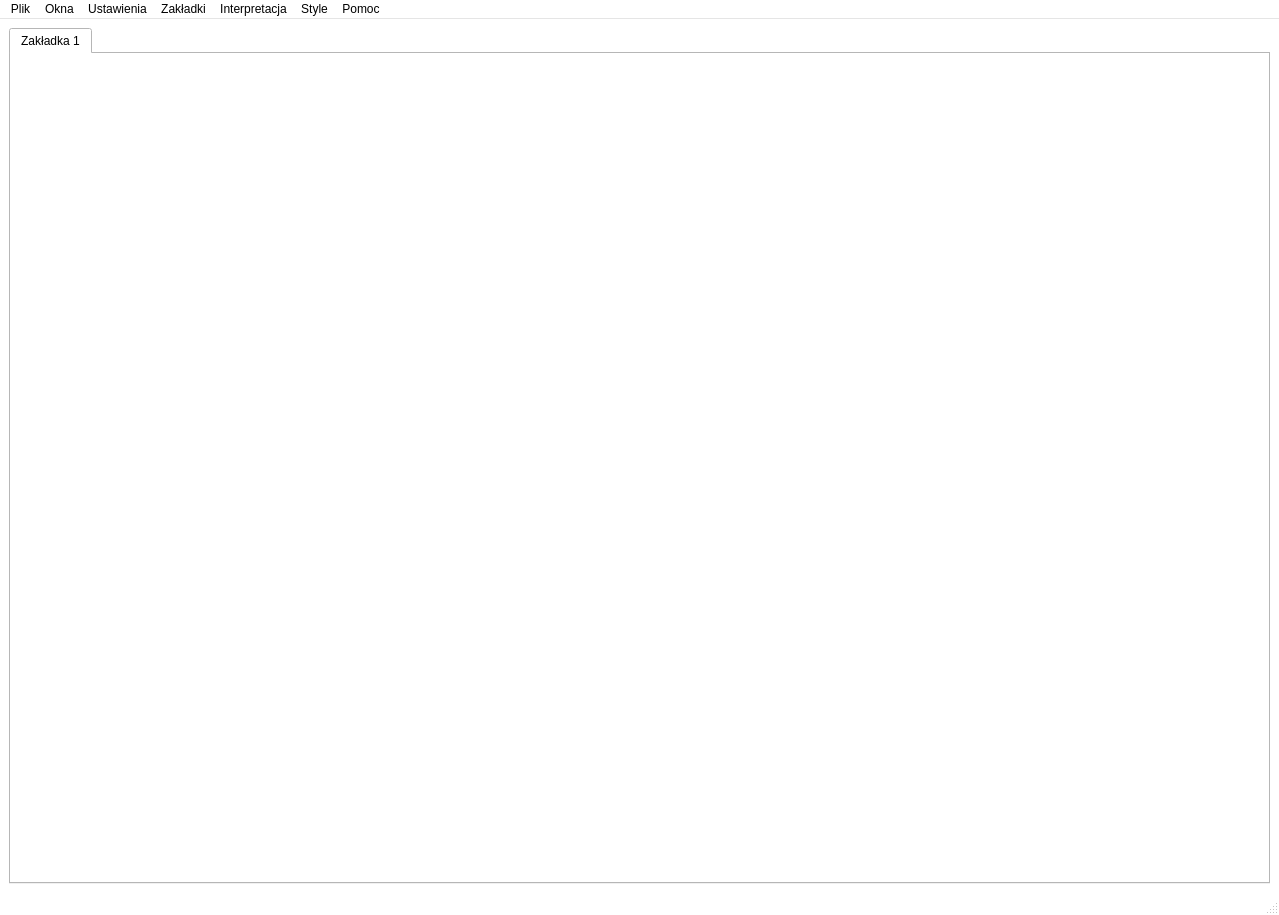
<?xml version="1.0" encoding="UTF-8"?>
<ui version="4.0">
 <class>MainWindow</class>
 <widget class="QMainWindow" name="MainWindow">
  <property name="geometry">
   <rect>
    <x>0</x>
    <y>0</y>
    <width>1279</width>
    <height>915</height>
   </rect>
  </property>
  <property name="sizePolicy">
   <sizepolicy hsizetype="Preferred" vsizetype="Preferred">
    <horstretch>0</horstretch>
    <verstretch>0</verstretch>
   </sizepolicy>
  </property>
  <property name="palette">
   <palette>
    <active>
     <colorrole role="WindowText">
      <brush brushstyle="SolidPattern">
       <color alpha="255">
        <red>0</red>
        <green>0</green>
        <blue>0</blue>
       </color>
      </brush>
     </colorrole>
     <colorrole role="Button">
      <brush brushstyle="SolidPattern">
       <color alpha="255">
        <red>255</red>
        <green>255</green>
        <blue>255</blue>
       </color>
      </brush>
     </colorrole>
     <colorrole role="Light">
      <brush brushstyle="SolidPattern">
       <color alpha="255">
        <red>255</red>
        <green>255</green>
        <blue>255</blue>
       </color>
      </brush>
     </colorrole>
     <colorrole role="Midlight">
      <brush brushstyle="SolidPattern">
       <color alpha="255">
        <red>255</red>
        <green>255</green>
        <blue>255</blue>
       </color>
      </brush>
     </colorrole>
     <colorrole role="Dark">
      <brush brushstyle="SolidPattern">
       <color alpha="255">
        <red>127</red>
        <green>127</green>
        <blue>127</blue>
       </color>
      </brush>
     </colorrole>
     <colorrole role="Mid">
      <brush brushstyle="SolidPattern">
       <color alpha="255">
        <red>170</red>
        <green>170</green>
        <blue>170</blue>
       </color>
      </brush>
     </colorrole>
     <colorrole role="Text">
      <brush brushstyle="SolidPattern">
       <color alpha="255">
        <red>0</red>
        <green>0</green>
        <blue>0</blue>
       </color>
      </brush>
     </colorrole>
     <colorrole role="BrightText">
      <brush brushstyle="SolidPattern">
       <color alpha="255">
        <red>255</red>
        <green>255</green>
        <blue>255</blue>
       </color>
      </brush>
     </colorrole>
     <colorrole role="ButtonText">
      <brush brushstyle="SolidPattern">
       <color alpha="255">
        <red>0</red>
        <green>0</green>
        <blue>0</blue>
       </color>
      </brush>
     </colorrole>
     <colorrole role="Base">
      <brush brushstyle="SolidPattern">
       <color alpha="255">
        <red>255</red>
        <green>255</green>
        <blue>255</blue>
       </color>
      </brush>
     </colorrole>
     <colorrole role="Window">
      <brush brushstyle="SolidPattern">
       <color alpha="255">
        <red>255</red>
        <green>255</green>
        <blue>255</blue>
       </color>
      </brush>
     </colorrole>
     <colorrole role="Shadow">
      <brush brushstyle="SolidPattern">
       <color alpha="255">
        <red>0</red>
        <green>0</green>
        <blue>0</blue>
       </color>
      </brush>
     </colorrole>
     <colorrole role="AlternateBase">
      <brush brushstyle="SolidPattern">
       <color alpha="255">
        <red>255</red>
        <green>255</green>
        <blue>255</blue>
       </color>
      </brush>
     </colorrole>
     <colorrole role="ToolTipBase">
      <brush brushstyle="SolidPattern">
       <color alpha="255">
        <red>255</red>
        <green>255</green>
        <blue>220</blue>
       </color>
      </brush>
     </colorrole>
     <colorrole role="ToolTipText">
      <brush brushstyle="SolidPattern">
       <color alpha="255">
        <red>0</red>
        <green>0</green>
        <blue>0</blue>
       </color>
      </brush>
     </colorrole>
    </active>
    <inactive>
     <colorrole role="WindowText">
      <brush brushstyle="SolidPattern">
       <color alpha="255">
        <red>0</red>
        <green>0</green>
        <blue>0</blue>
       </color>
      </brush>
     </colorrole>
     <colorrole role="Button">
      <brush brushstyle="SolidPattern">
       <color alpha="255">
        <red>255</red>
        <green>255</green>
        <blue>255</blue>
       </color>
      </brush>
     </colorrole>
     <colorrole role="Light">
      <brush brushstyle="SolidPattern">
       <color alpha="255">
        <red>255</red>
        <green>255</green>
        <blue>255</blue>
       </color>
      </brush>
     </colorrole>
     <colorrole role="Midlight">
      <brush brushstyle="SolidPattern">
       <color alpha="255">
        <red>255</red>
        <green>255</green>
        <blue>255</blue>
       </color>
      </brush>
     </colorrole>
     <colorrole role="Dark">
      <brush brushstyle="SolidPattern">
       <color alpha="255">
        <red>127</red>
        <green>127</green>
        <blue>127</blue>
       </color>
      </brush>
     </colorrole>
     <colorrole role="Mid">
      <brush brushstyle="SolidPattern">
       <color alpha="255">
        <red>170</red>
        <green>170</green>
        <blue>170</blue>
       </color>
      </brush>
     </colorrole>
     <colorrole role="Text">
      <brush brushstyle="SolidPattern">
       <color alpha="255">
        <red>0</red>
        <green>0</green>
        <blue>0</blue>
       </color>
      </brush>
     </colorrole>
     <colorrole role="BrightText">
      <brush brushstyle="SolidPattern">
       <color alpha="255">
        <red>255</red>
        <green>255</green>
        <blue>255</blue>
       </color>
      </brush>
     </colorrole>
     <colorrole role="ButtonText">
      <brush brushstyle="SolidPattern">
       <color alpha="255">
        <red>0</red>
        <green>0</green>
        <blue>0</blue>
       </color>
      </brush>
     </colorrole>
     <colorrole role="Base">
      <brush brushstyle="SolidPattern">
       <color alpha="255">
        <red>255</red>
        <green>255</green>
        <blue>255</blue>
       </color>
      </brush>
     </colorrole>
     <colorrole role="Window">
      <brush brushstyle="SolidPattern">
       <color alpha="255">
        <red>255</red>
        <green>255</green>
        <blue>255</blue>
       </color>
      </brush>
     </colorrole>
     <colorrole role="Shadow">
      <brush brushstyle="SolidPattern">
       <color alpha="255">
        <red>0</red>
        <green>0</green>
        <blue>0</blue>
       </color>
      </brush>
     </colorrole>
     <colorrole role="AlternateBase">
      <brush brushstyle="SolidPattern">
       <color alpha="255">
        <red>255</red>
        <green>255</green>
        <blue>255</blue>
       </color>
      </brush>
     </colorrole>
     <colorrole role="ToolTipBase">
      <brush brushstyle="SolidPattern">
       <color alpha="255">
        <red>255</red>
        <green>255</green>
        <blue>220</blue>
       </color>
      </brush>
     </colorrole>
     <colorrole role="ToolTipText">
      <brush brushstyle="SolidPattern">
       <color alpha="255">
        <red>0</red>
        <green>0</green>
        <blue>0</blue>
       </color>
      </brush>
     </colorrole>
    </inactive>
    <disabled>
     <colorrole role="WindowText">
      <brush brushstyle="SolidPattern">
       <color alpha="255">
        <red>127</red>
        <green>127</green>
        <blue>127</blue>
       </color>
      </brush>
     </colorrole>
     <colorrole role="Button">
      <brush brushstyle="SolidPattern">
       <color alpha="255">
        <red>255</red>
        <green>255</green>
        <blue>255</blue>
       </color>
      </brush>
     </colorrole>
     <colorrole role="Light">
      <brush brushstyle="SolidPattern">
       <color alpha="255">
        <red>255</red>
        <green>255</green>
        <blue>255</blue>
       </color>
      </brush>
     </colorrole>
     <colorrole role="Midlight">
      <brush brushstyle="SolidPattern">
       <color alpha="255">
        <red>255</red>
        <green>255</green>
        <blue>255</blue>
       </color>
      </brush>
     </colorrole>
     <colorrole role="Dark">
      <brush brushstyle="SolidPattern">
       <color alpha="255">
        <red>127</red>
        <green>127</green>
        <blue>127</blue>
       </color>
      </brush>
     </colorrole>
     <colorrole role="Mid">
      <brush brushstyle="SolidPattern">
       <color alpha="255">
        <red>170</red>
        <green>170</green>
        <blue>170</blue>
       </color>
      </brush>
     </colorrole>
     <colorrole role="Text">
      <brush brushstyle="SolidPattern">
       <color alpha="255">
        <red>127</red>
        <green>127</green>
        <blue>127</blue>
       </color>
      </brush>
     </colorrole>
     <colorrole role="BrightText">
      <brush brushstyle="SolidPattern">
       <color alpha="255">
        <red>255</red>
        <green>255</green>
        <blue>255</blue>
       </color>
      </brush>
     </colorrole>
     <colorrole role="ButtonText">
      <brush brushstyle="SolidPattern">
       <color alpha="255">
        <red>127</red>
        <green>127</green>
        <blue>127</blue>
       </color>
      </brush>
     </colorrole>
     <colorrole role="Base">
      <brush brushstyle="SolidPattern">
       <color alpha="255">
        <red>255</red>
        <green>255</green>
        <blue>255</blue>
       </color>
      </brush>
     </colorrole>
     <colorrole role="Window">
      <brush brushstyle="SolidPattern">
       <color alpha="255">
        <red>255</red>
        <green>255</green>
        <blue>255</blue>
       </color>
      </brush>
     </colorrole>
     <colorrole role="Shadow">
      <brush brushstyle="SolidPattern">
       <color alpha="255">
        <red>0</red>
        <green>0</green>
        <blue>0</blue>
       </color>
      </brush>
     </colorrole>
     <colorrole role="AlternateBase">
      <brush brushstyle="SolidPattern">
       <color alpha="255">
        <red>255</red>
        <green>255</green>
        <blue>255</blue>
       </color>
      </brush>
     </colorrole>
     <colorrole role="ToolTipBase">
      <brush brushstyle="SolidPattern">
       <color alpha="255">
        <red>255</red>
        <green>255</green>
        <blue>220</blue>
       </color>
      </brush>
     </colorrole>
     <colorrole role="ToolTipText">
      <brush brushstyle="SolidPattern">
       <color alpha="255">
        <red>0</red>
        <green>0</green>
        <blue>0</blue>
       </color>
      </brush>
     </colorrole>
    </disabled>
   </palette>
  </property>
  <property name="contextMenuPolicy">
   <enum>Qt::NoContextMenu</enum>
  </property>
  <property name="windowTitle">
   <string>Asystent NPR</string>
  </property>
  <property name="windowIcon">
   <iconset resource="draggableicons.qrc">
    <normaloff>:/images/thermometer-48x48.png</normaloff>:/images/thermometer-48x48.png</iconset>
  </property>
  <property name="iconSize">
   <size>
    <width>48</width>
    <height>48</height>
   </size>
  </property>
  <property name="unifiedTitleAndToolBarOnMac">
   <bool>false</bool>
  </property>
  <widget class="QWidget" name="centralwidget">
   <property name="sizePolicy">
    <sizepolicy hsizetype="Preferred" vsizetype="Preferred">
     <horstretch>0</horstretch>
     <verstretch>0</verstretch>
    </sizepolicy>
   </property>
   <layout class="QHBoxLayout" name="horizontalLayout_2">
    <item>
     <widget class="QTabWidget" name="tabWidget">
      <property name="tabPosition">
       <enum>QTabWidget::North</enum>
      </property>
      <property name="tabShape">
       <enum>QTabWidget::Rounded</enum>
      </property>
      <property name="currentIndex">
       <number>0</number>
      </property>
      <property name="usesScrollButtons">
       <bool>false</bool>
      </property>
      <widget class="QWidget" name="pageTab1">
       <attribute name="title">
        <string>Zakładka 1</string>
       </attribute>
      </widget>
     </widget>
    </item>
   </layout>
  </widget>
  <widget class="QMenuBar" name="menubar">
   <property name="geometry">
    <rect>
     <x>0</x>
     <y>0</y>
     <width>1279</width>
     <height>22</height>
    </rect>
   </property>
   <widget class="QMenu" name="menuWindows">
    <property name="title">
     <string>Okna</string>
    </property>
    <addaction name="actionTemperature"/>
    <addaction name="actionMucus"/>
    <addaction name="actionFeeling"/>
    <addaction name="actionObservationCervix"/>
    <addaction name="actionRemnant"/>
    <addaction name="separator"/>
    <addaction name="actionAbout"/>
   </widget>
   <widget class="QMenu" name="menuSettings">
    <property name="title">
     <string>Ustawienia</string>
    </property>
    <widget class="QMenu" name="menuLanguage">
     <property name="title">
      <string>Język</string>
     </property>
     <addaction name="actionPolishLanguage"/>
     <addaction name="actionEnglishLanguage"/>
    </widget>
    <addaction name="menuLanguage"/>
    <addaction name="separator"/>
    <addaction name="actionZoomIn"/>
    <addaction name="actionZoomOut"/>
   </widget>
   <widget class="QMenu" name="menuFile">
    <property name="title">
     <string>Plik</string>
    </property>
    <addaction name="actionLoad"/>
    <addaction name="actionSave"/>
    <addaction name="actionSaveAs"/>
    <addaction name="separator"/>
    <addaction name="actionPageSetting"/>
    <addaction name="separator"/>
    <addaction name="actionAutoScale"/>
    <addaction name="separator"/>
    <addaction name="actionPrintPreview"/>
    <addaction name="actionPrintPreviews"/>
    <addaction name="separator"/>
    <addaction name="actionPrintToPDF"/>
    <addaction name="actionPrintAllToPDF"/>
    <addaction name="separator"/>
    <addaction name="actionPrint"/>
   </widget>
   <widget class="QMenu" name="menuTabPages">
    <property name="title">
     <string>Zakładki</string>
    </property>
    <addaction name="actionCleanTabPage"/>
    <addaction name="separator"/>
    <addaction name="actionAddPageTab"/>
    <addaction name="actionClosePageTab"/>
   </widget>
   <widget class="QMenu" name="menuInterpretation">
    <property name="title">
     <string>Interpretacja</string>
    </property>
    <widget class="QMenu" name="menuFerlityOfPeriod">
     <property name="contextMenuPolicy">
      <enum>Qt::ActionsContextMenu</enum>
     </property>
     <property name="title">
      <string>Okres płodności</string>
     </property>
     <addaction name="actionPresenceOfMucus"/>
     <addaction name="actionPresenceOfMucusByFiveDays"/>
    </widget>
    <addaction name="actionInterpretationGraph"/>
    <addaction name="actionCleanGraph"/>
    <addaction name="separator"/>
    <addaction name="menuFerlityOfPeriod"/>
    <addaction name="separator"/>
    <addaction name="actionAutointerpretation"/>
   </widget>
   <widget class="QMenu" name="menuHelp">
    <property name="title">
     <string>Pomoc</string>
    </property>
    <addaction name="actionHelp"/>
   </widget>
   <widget class="QMenu" name="menuStyle">
    <property name="title">
     <string>Style</string>
    </property>
    <addaction name="actionWindowsNormalStyle"/>
    <addaction name="actionWindowsXPStyle"/>
    <addaction name="actionWindowsVistaStyle"/>
    <addaction name="actionCleanlooksStyle"/>
    <addaction name="actionMacStyle"/>
    <addaction name="actionPlastiqueStyle"/>
   </widget>
   <addaction name="menuFile"/>
   <addaction name="menuWindows"/>
   <addaction name="menuSettings"/>
   <addaction name="menuTabPages"/>
   <addaction name="menuInterpretation"/>
   <addaction name="menuStyle"/>
   <addaction name="menuHelp"/>
  </widget>
  <widget class="QStatusBar" name="statusbar"/>
  <action name="actionMucus">
   <property name="checkable">
    <bool>true</bool>
   </property>
   <property name="checked">
    <bool>false</bool>
   </property>
   <property name="text">
    <string>Rodzaj śluzu</string>
   </property>
   <property name="shortcut">
    <string>Ctrl+R</string>
   </property>
  </action>
  <action name="actionFeeling">
   <property name="checkable">
    <bool>true</bool>
   </property>
   <property name="checked">
    <bool>false</bool>
   </property>
   <property name="text">
    <string>Odczucie nawilżenia przedsionka pochwy</string>
   </property>
   <property name="shortcut">
    <string>Ctrl+N</string>
   </property>
  </action>
  <action name="actionRemnant">
   <property name="checkable">
    <bool>true</bool>
   </property>
   <property name="checked">
    <bool>false</bool>
   </property>
   <property name="text">
    <string>Pozostałe oznaczenia</string>
   </property>
   <property name="shortcut">
    <string>Ctrl+O</string>
   </property>
  </action>
  <action name="actionZoomIn">
   <property name="enabled">
    <bool>true</bool>
   </property>
   <property name="text">
    <string>Powiększ</string>
   </property>
   <property name="shortcut">
    <string>Ctrl++</string>
   </property>
  </action>
  <action name="actionZoomOut">
   <property name="enabled">
    <bool>false</bool>
   </property>
   <property name="text">
    <string>Zmniejsz</string>
   </property>
   <property name="shortcut">
    <string>Ctrl+-</string>
   </property>
  </action>
  <action name="actionLoad">
   <property name="text">
    <string>Wczytaj</string>
   </property>
   <property name="shortcut">
    <string>Ctrl+L</string>
   </property>
  </action>
  <action name="actionSave">
   <property name="text">
    <string>Zapisz</string>
   </property>
   <property name="shortcut">
    <string>Ctrl+S</string>
   </property>
  </action>
  <action name="actionPrint">
   <property name="text">
    <string>Drukuj</string>
   </property>
   <property name="shortcut">
    <string>Ctrl+D</string>
   </property>
  </action>
  <action name="actionPrintToPDF">
   <property name="text">
    <string>Drukuj do PDF</string>
   </property>
   <property name="shortcut">
    <string>Ctrl+E</string>
   </property>
  </action>
  <action name="actionAutoScale">
   <property name="checkable">
    <bool>true</bool>
   </property>
   <property name="checked">
    <bool>true</bool>
   </property>
   <property name="text">
    <string>Autoskalowanie</string>
   </property>
   <property name="shortcut">
    <string>Ctrl+A</string>
   </property>
  </action>
  <action name="actionPrintPreview">
   <property name="text">
    <string>Podgląd wydruku</string>
   </property>
   <property name="shortcut">
    <string>Ctrl+P</string>
   </property>
  </action>
  <action name="actionPageSetting">
   <property name="text">
    <string>Ustawienia strony</string>
   </property>
   <property name="shortcut">
    <string>Ctrl+U</string>
   </property>
  </action>
  <action name="actionAddPageTab">
   <property name="text">
    <string>Dodaj</string>
   </property>
   <property name="shortcut">
    <string>Ctrl+Z</string>
   </property>
  </action>
  <action name="actionClosePageTab">
   <property name="text">
    <string>Zamknij</string>
   </property>
   <property name="shortcut">
    <string>Ctrl+W</string>
   </property>
  </action>
  <action name="actionPrintPreviews">
   <property name="text">
    <string>Podgląd wydruków</string>
   </property>
  </action>
  <action name="actionPrintAllToPDF">
   <property name="text">
    <string>Drukuj wszystkie do PDF</string>
   </property>
  </action>
  <action name="actionInterpretationGraph">
   <property name="text">
    <string>Interpretuj wykres</string>
   </property>
   <property name="shortcut">
    <string>Ctrl+I</string>
   </property>
  </action>
  <action name="actionCleanGraph">
   <property name="text">
    <string>Wyczyść wykres</string>
   </property>
   <property name="shortcut">
    <string>Ctrl+C</string>
   </property>
  </action>
  <action name="actionAutointerpretation">
   <property name="checkable">
    <bool>true</bool>
   </property>
   <property name="checked">
    <bool>false</bool>
   </property>
   <property name="enabled">
    <bool>true</bool>
   </property>
   <property name="text">
    <string>Autointerpretacja</string>
   </property>
  </action>
  <action name="actionPresenceOfMucus">
   <property name="checkable">
    <bool>true</bool>
   </property>
   <property name="text">
    <string>Obecność śluzu</string>
   </property>
  </action>
  <action name="actionPresenceOfMucusByFiveDays">
   <property name="checkable">
    <bool>true</bool>
   </property>
   <property name="checked">
    <bool>true</bool>
   </property>
   <property name="text">
    <string>Obecność śluzu przez 5 dni</string>
   </property>
  </action>
  <action name="actionObservationCervix">
   <property name="checkable">
    <bool>true</bool>
   </property>
   <property name="text">
    <string>Obserwacja szyjki macicy</string>
   </property>
   <property name="shortcut">
    <string>Ctrl+B</string>
   </property>
  </action>
  <action name="actionCleanTabPage">
   <property name="text">
    <string>Wyczyść</string>
   </property>
  </action>
  <action name="actionAbout">
   <property name="text">
    <string>O programie...</string>
   </property>
  </action>
  <action name="actionHelp">
   <property name="enabled">
    <bool>true</bool>
   </property>
   <property name="text">
    <string>Pomoc</string>
   </property>
   <property name="shortcut">
    <string>F1</string>
   </property>
  </action>
  <action name="actionPolishLanguage">
   <property name="checkable">
    <bool>true</bool>
   </property>
   <property name="enabled">
    <bool>true</bool>
   </property>
   <property name="text">
    <string>Polski</string>
   </property>
  </action>
  <action name="actionEnglishLanguage">
   <property name="checkable">
    <bool>true</bool>
   </property>
   <property name="enabled">
    <bool>true</bool>
   </property>
   <property name="text">
    <string>Angielski</string>
   </property>
  </action>
  <action name="actionWindowsStyle">
   <property name="text">
    <string>Windows</string>
   </property>
  </action>
  <action name="actionWindowsVistaStyle">
   <property name="checkable">
    <bool>true</bool>
   </property>
   <property name="enabled">
    <bool>true</bool>
   </property>
   <property name="text">
    <string>Windows Vista</string>
   </property>
  </action>
  <action name="actionWindowsXPStyle">
   <property name="checkable">
    <bool>true</bool>
   </property>
   <property name="enabled">
    <bool>true</bool>
   </property>
   <property name="text">
    <string>Windows XP</string>
   </property>
  </action>
  <action name="actionCDEStyle">
   <property name="text">
    <string>CDE</string>
   </property>
  </action>
  <action name="actionCleanlooksStyle">
   <property name="checkable">
    <bool>true</bool>
   </property>
   <property name="text">
    <string>Cleanlooks</string>
   </property>
  </action>
  <action name="actionGTKStyle">
   <property name="checkable">
    <bool>true</bool>
   </property>
   <property name="enabled">
    <bool>false</bool>
   </property>
   <property name="text">
    <string>GTK</string>
   </property>
  </action>
  <action name="actionMacStyle">
   <property name="checkable">
    <bool>true</bool>
   </property>
   <property name="checked">
    <bool>false</bool>
   </property>
   <property name="text">
    <string>Macintosh (aqua)</string>
   </property>
  </action>
  <action name="actionMotifStyle">
   <property name="text">
    <string>Motif</string>
   </property>
  </action>
  <action name="actionPlastiqueStyle">
   <property name="checkable">
    <bool>true</bool>
   </property>
   <property name="text">
    <string>Plastique</string>
   </property>
  </action>
  <action name="actionWindowsNormalStyle">
   <property name="checkable">
    <bool>true</bool>
   </property>
   <property name="text">
    <string>Windows</string>
   </property>
  </action>
  <action name="actionSaveAs">
   <property name="enabled">
    <bool>true</bool>
   </property>
   <property name="text">
    <string>Zapisz jako</string>
   </property>
  </action>
  <action name="actionTemperature">
   <property name="checkable">
    <bool>true</bool>
   </property>
   <property name="text">
    <string>Temperatura</string>
   </property>
   <property name="shortcut">
    <string>Ctrl+T</string>
   </property>
  </action>
 </widget>
 <resources>
  <include location="draggableicons.qrc"/>
 </resources>
 <connections/>
</ui>
